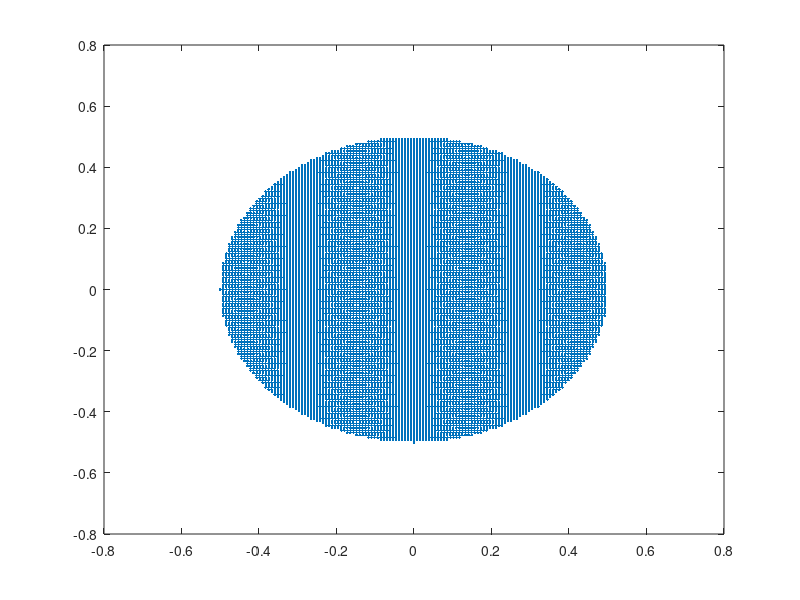

This chart was generated by the following MATLAB code:
%% ---------------------------------------------------------------------
%%
%% Copyright (c) 2016 - 2016 by the IBAMR developers
%% All rights reserved.
%%
%% This file is part of IBAMR.
%%
%% IBAMR is free software and is distributed under the 3-clause BSD
%% license. The full text of the license can be found in the file
%% COPYRIGHT at the top level directory of IBAMR.
%%
%% ---------------------------------------------------------------------

%% Filename : Cylinder2d.m
% Written by : amneet bhalla on taylor@mech.northwestern.edu
clear all;
clc;
%% Mesh parameters.
Lx = 32.0; Ly = 16.0;
Nx = 64*4*4*4; Ny = 32*4*4*4;
dx = Lx/Nx; dy = Ly/Ny;

%% disk parameters.
X_com = 0.0; Y_com = 0.0;
Radius = 0.5;
num_pts_x = ceil(2*Radius/dx);
num_pts_y = ceil(2*Radius/dy);

%% write out the points.
idx = 0;
for i = 1:num_pts_x
    x = X_com + ( (i-1)*dx - Radius );
    
    for j = 1:num_pts_y
        y = Y_com + ( (j-1)*dy - Radius );
        
        if( ((x- X_com)^2 + (y-Y_com)^2) <= Radius^2 )
            idx = idx+1;
            X_array(idx) = x; Y_array(idx) = y;
        end
    end
end

XCOM = sum(X_array)/length(X_array);
YCOM = sum(Y_array)/length(Y_array);

X_array = X_array - XCOM;
Y_array = Y_array - YCOM;
%% plot the disk
plot(X_array, Y_array, '.');
%axis 'equal'

%% write the coordinates in the file
fid = fopen('../cylinder2d.vertex','wt');
fprintf(fid,'%d\n', length(X_array));

for i = 1:length(X_array)
    fprintf(fid,'%f\t%f\n',X_array(i),Y_array(i));
end
